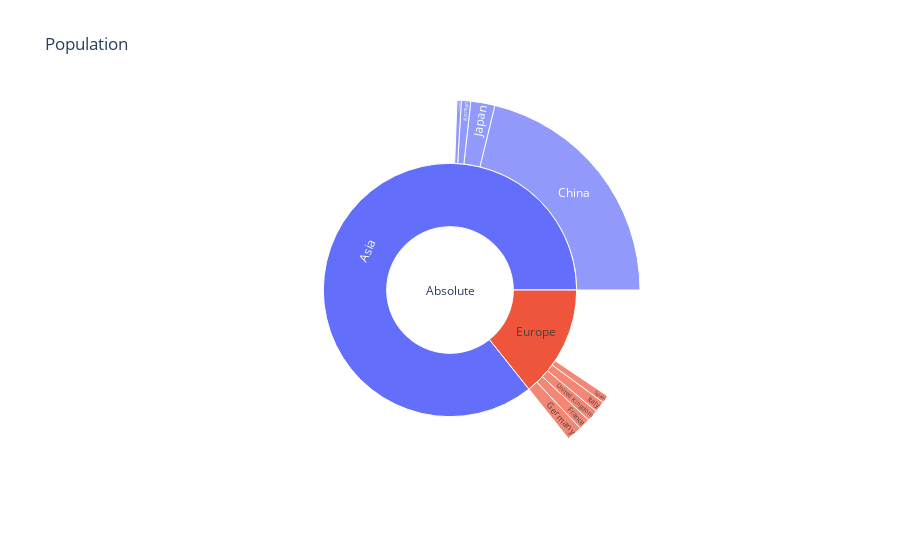

Notebook cell for this chart:
### Code cell
df = pd.DataFrame([
    ['Europe', 586098529, 'Absolute'], ['Asia', 3811953827, 'Absolute'],
    ['France', 61083916, 'Europe'], ['Germany', 82400996, 'Europe'], ['Italy', 58147733, 'Europe'],
    ['Spain', 40448191, 'Europe'], ['United Kingdom', 60776238, 'Europe'], ['Taiwan', 23174294, 'Asia'],
    ['Japan', 127467972, 'Asia'], ['Korean', 49044790, 'Asia'], ['China', 1318683096, 'Asia']],
    columns=['country', 'pop', 'continent'])
fig = px.sunburst(df, names='country', values='pop', parents='continent', title='Population')
fig.show()

### Figure 1 — Plotly figure (JSON) as saved in the notebook; plotly's stock layout.template omitted (floating-point values rounded to 4 significant figures)
{"data": [{"domain": {"x": [0, 1], "y": [0, 1]}, "hovertemplate": "country=%{label}<br>pop=%{value}<br>continent=%{parent}<extra></extra>", "labels": ["Europe", "Asia", "France", "Germany", "Italy", "Spain", "United Kingdom", "Taiwan", "Japan", "Korean", "China"], "name": "", "parents": ["Absolute", "Absolute", "Europe", "Europe", "Europe", "Europe", "Europe", "Asia", "Asia", "Asia", "Asia"], "type": "sunburst", "values": [586098529, 3811953827, 61083916, 82400996, 58147733, 40448191, 60776238, 23174294, 127467972, 49044790, 1318683096]}], "layout": {"legend": {"tracegroupgap": 0}, "title": {"text": "Population"}}}
